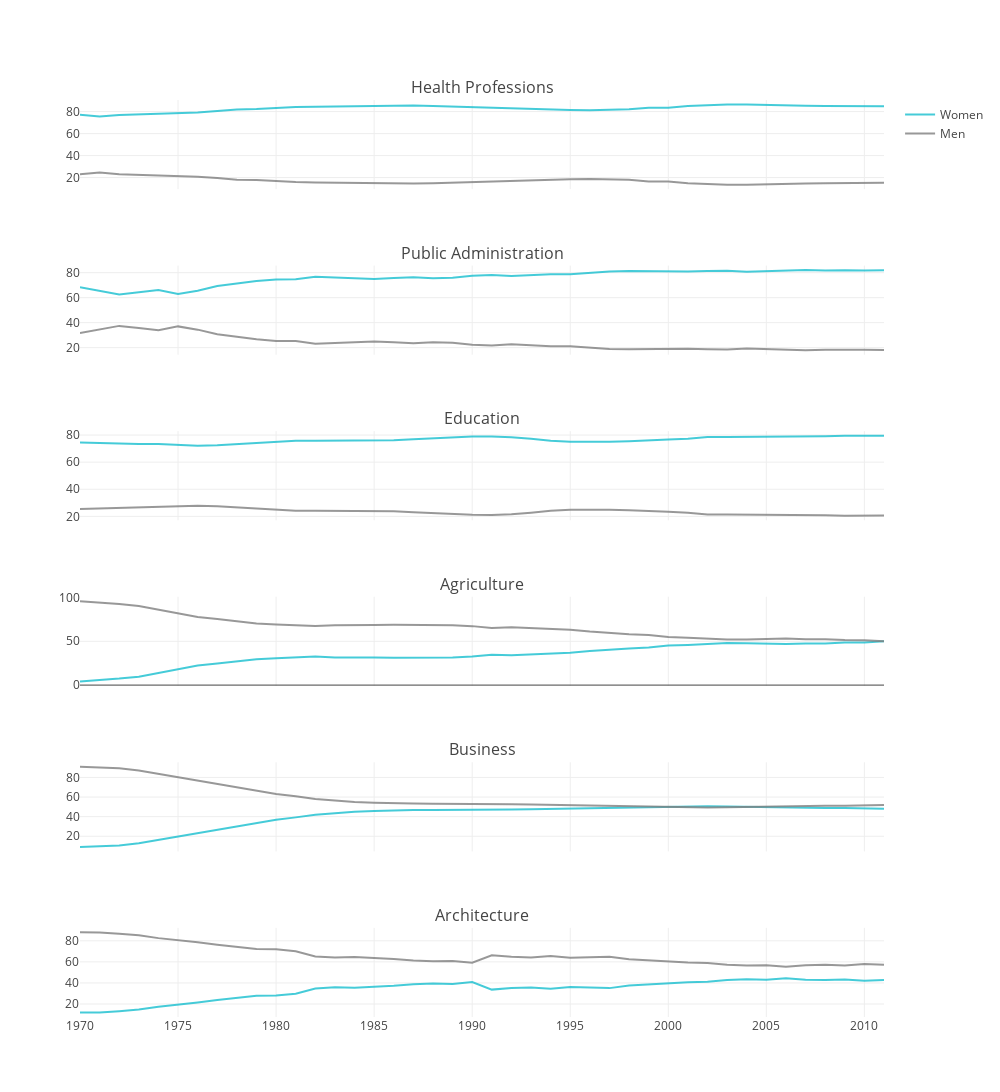

Notebook code cell kept with this figure:
### Code cell
from plotly.offline import init_notebook_mode, iplot
from plotly.graph_objs import *
init_notebook_mode(connected=True)

bachelor_categories=other_cats
totalPlots=range(6)
plt_col_nr=6

#plot gender evolution in stem
fig=time_analysis_plot(bachelor_categories,totalPlots,plt_col_nr)
fig['layout'].update(height=1450,width=1000,autosize=True,margin=go.Margin(b=75))
#config={'showLink': False,'displayModeBar': False}
#config = {'linkText': "Let's visit plot.ly !!!"}
config={'showLink': False,'displayModeBar': False}
iplot(fig,config=config)
